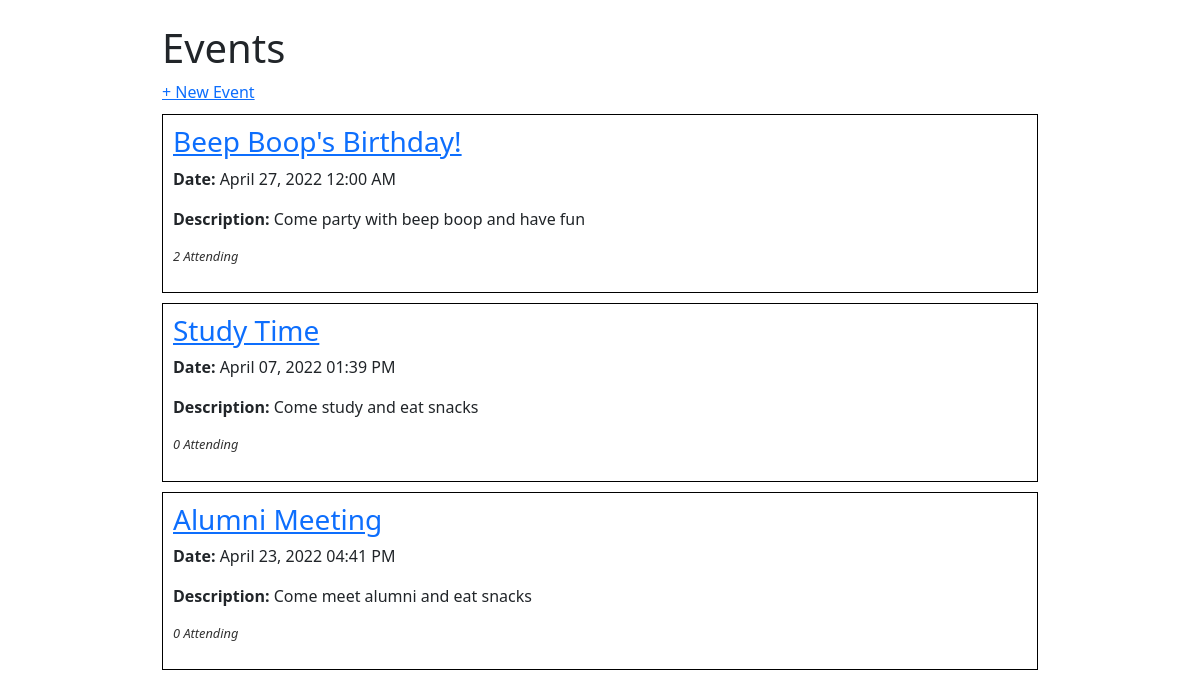
The app's page /, older data.
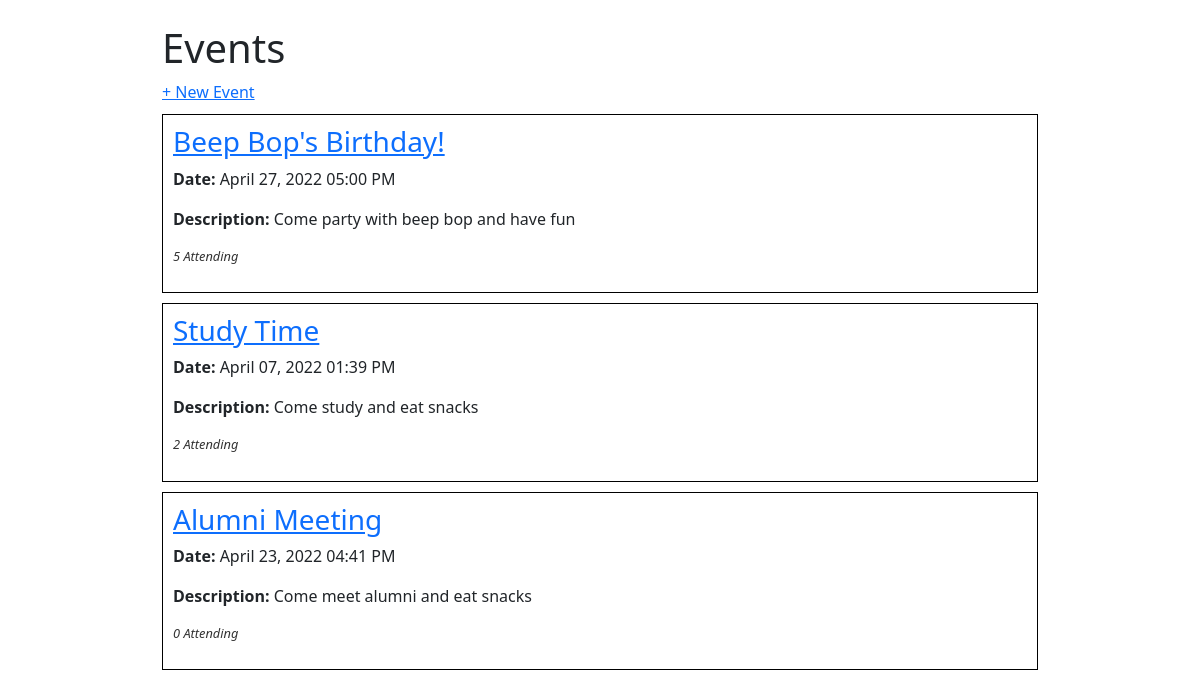
The same page, newer data.
### events_app/models.py (models this page shows)
class Event(db.Model):
    id = db.Column(db.Integer, primary_key=True)
    title = db.Column(db.String(80), nullable=False)
    description = db.Column(db.String(80), nullable=False)
    date_and_time = db.Column(db.DateTime(timezone=True))
    guests = db.relationship('Guest', secondary = 'guest_events', back_populates="events_attending")
    created_by = db.relationship('Guest', secondary= 'events_created', back_populates="events_hosting")
    event_type = db.Column(db.Enum(EventType), default=EventType.MISC)

### events_app/routes.py (the view)
@main.route('/')
def index():
    try:
        all_events = Event.query.all()
    except:
        flash('No Events, Create One!')
        return render_template('index.html', events=None)
    return render_template('index.html', events=all_events)

### events_app/templates/index.html
{% extends 'base.html' %}
{% block content %}
<h1>Events</h1>
<a href="/create">+ New Event</a>
    {% for event in events %}
        <div class="event-container">
            <h3><a href="/event/{{ event.id }}">{{ event.title }}</a></h3>
            <p><strong>Date:</strong> {{event.date_and_time.strftime('%B %d, %Y %I:%M %p')}}</p>
            <p><strong>Description:</strong> {{ event.description }}</p>
            <p class="small-text">
                {{ event.guests|length }} Attending
            </p>
        </div>
    {% endfor %}
{% endblock %}

Row changes from the older to the newer data that the page shows:
changed Event: title "Beep Boop's Birthday!" → "Beep Bop's Birthday!"; date_and_time "April 27, 2022 12:00 AM" → "April 27, 2022 05:00 PM"; description "Come party with beep boop and have fun" → "Come party with beep bop and have fun"; guests|length "2" → "5"
computed for Event "Study Time": guests|length "0" → "2"
